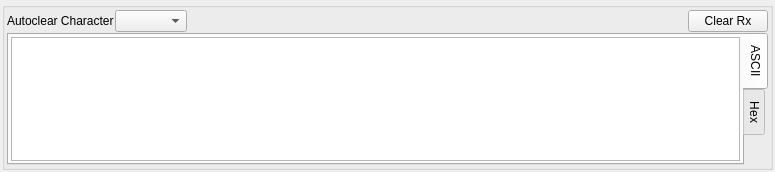
<?xml version="1.0" encoding="UTF-8"?>
<ui version="4.0">
 <class>rxwidget</class>
 <widget class="QWidget" name="rxwidget">
  <property name="geometry">
   <rect>
    <x>0</x>
    <y>0</y>
    <width>775</width>
    <height>172</height>
   </rect>
  </property>
  <property name="windowTitle">
   <string>Form</string>
  </property>
  <layout class="QGridLayout" name="gridLayout_4">
   <property name="margin">
    <number>2</number>
   </property>
   <property name="spacing">
    <number>1</number>
   </property>
   <item row="0" column="1">
    <widget class="QGroupBox" name="groupBox">
     <property name="title">
      <string/>
     </property>
     <property name="flat">
      <bool>true</bool>
     </property>
     <property name="checkable">
      <bool>false</bool>
     </property>
     <layout class="QGridLayout" name="gridLayout">
      <property name="margin">
       <number>2</number>
      </property>
      <property name="spacing">
       <number>1</number>
      </property>
      <item row="0" column="0">
       <widget class="QLabel" name="label_2">
        <property name="text">
         <string>Autoclear Character</string>
        </property>
       </widget>
      </item>
      <item row="0" column="1">
       <widget class="QComboBox" name="autoclear_"/>
      </item>
      <item row="0" column="2">
       <spacer name="horizontalSpacer">
        <property name="orientation">
         <enum>Qt::Horizontal</enum>
        </property>
        <property name="sizeHint" stdset="0">
         <size>
          <width>40</width>
          <height>0</height>
         </size>
        </property>
       </spacer>
      </item>
      <item row="0" column="3">
       <widget class="QPushButton" name="clear_">
        <property name="text">
         <string>Clear Rx</string>
        </property>
        <property name="icon">
         <iconset resource="../resources/icons.qrc">
          <normaloff>:/clear.png</normaloff>:/clear.png</iconset>
        </property>
       </widget>
      </item>
      <item row="1" column="0" colspan="4">
       <widget class="QTabWidget" name="tabWidget">
        <property name="tabPosition">
         <enum>QTabWidget::East</enum>
        </property>
        <property name="currentIndex">
         <number>0</number>
        </property>
        <widget class="QWidget" name="tab">
         <attribute name="title">
          <string>ASCII</string>
         </attribute>
         <layout class="QGridLayout" name="gridLayout_2">
          <property name="margin">
           <number>2</number>
          </property>
          <property name="spacing">
           <number>1</number>
          </property>
          <item row="0" column="1">
           <widget class="QPlainTextEdit" name="rxascii">
            <property name="tabChangesFocus">
             <bool>true</bool>
            </property>
            <property name="readOnly">
             <bool>true</bool>
            </property>
           </widget>
          </item>
         </layout>
        </widget>
        <widget class="QWidget" name="tab_2">
         <attribute name="title">
          <string>Hex</string>
         </attribute>
         <layout class="QGridLayout" name="gridLayout_3">
          <property name="margin">
           <number>2</number>
          </property>
          <property name="spacing">
           <number>1</number>
          </property>
         </layout>
        </widget>
       </widget>
      </item>
     </layout>
    </widget>
   </item>
  </layout>
 </widget>
 <resources>
  <include location="../resources/icons.qrc"/>
 </resources>
 <connections>
  <connection>
   <sender>groupBox</sender>
   <signal>toggled(bool)</signal>
   <receiver>tabWidget</receiver>
   <slot>setVisible(bool)</slot>
   <hints>
    <hint type="sourcelabel">
     <x>355</x>
     <y>84</y>
    </hint>
    <hint type="destinationlabel">
     <x>355</x>
     <y>81</y>
    </hint>
   </hints>
  </connection>
  <connection>
   <sender>groupBox</sender>
   <signal>toggled(bool)</signal>
   <receiver>label_2</receiver>
   <slot>setVisible(bool)</slot>
   <hints>
    <hint type="sourcelabel">
     <x>355</x>
     <y>84</y>
    </hint>
    <hint type="destinationlabel">
     <x>179</x>
     <y>155</y>
    </hint>
   </hints>
  </connection>
  <connection>
   <sender>groupBox</sender>
   <signal>toggled(bool)</signal>
   <receiver>clear_</receiver>
   <slot>setVisible(bool)</slot>
   <hints>
    <hint type="sourcelabel">
     <x>355</x>
     <y>85</y>
    </hint>
    <hint type="destinationlabel">
     <x>69</x>
     <y>154</y>
    </hint>
   </hints>
  </connection>
  <connection>
   <sender>groupBox</sender>
   <signal>toggled(bool)</signal>
   <receiver>autoclear_</receiver>
   <slot>setVisible(bool)</slot>
   <hints>
    <hint type="sourcelabel">
     <x>355</x>
     <y>89</y>
    </hint>
    <hint type="destinationlabel">
     <x>668</x>
     <y>162</y>
    </hint>
   </hints>
  </connection>
 </connections>
</ui>
